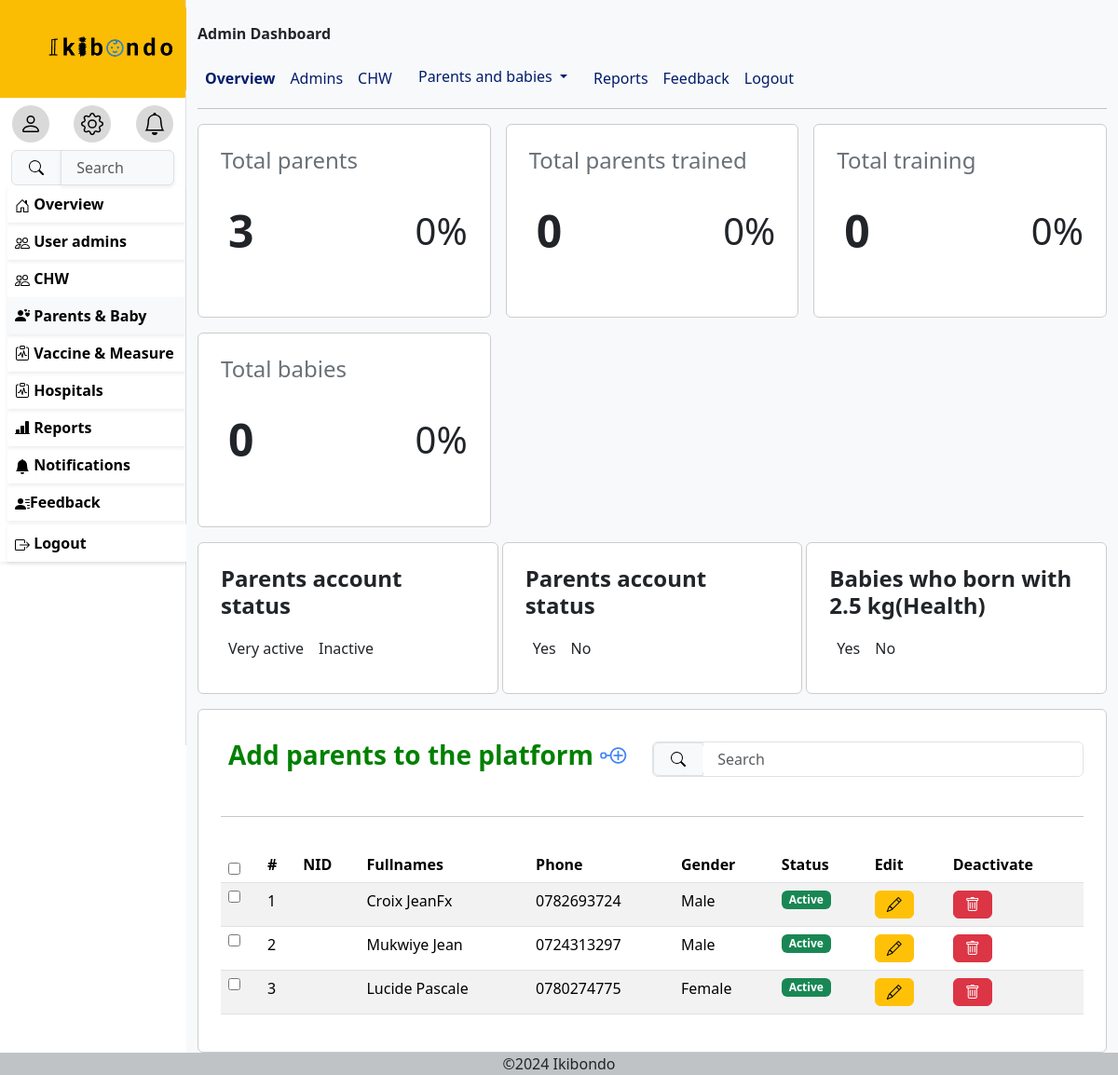
The page /parents (signed in) on the database as committed earlier.
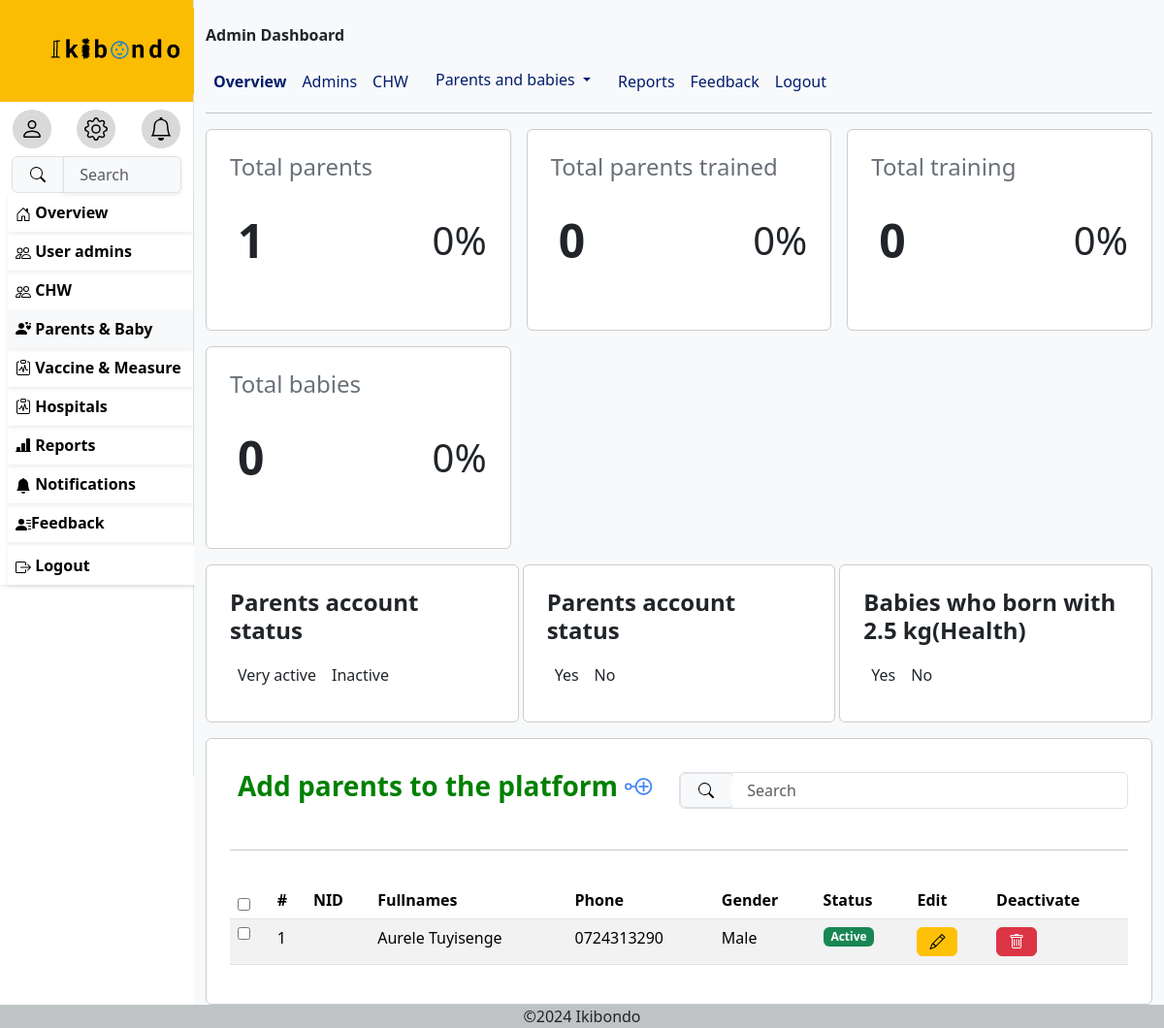
The same page on the database as committed later.
### ikibondoapp/models.py (models this page shows, shortened)
class Myuser(AbstractUser):
    ROLE_CHOICES = [
        ('Nurse', 'Nurse'),
        ('Superadmin', 'Superadmin'),
        ('Chw', 'Chw'),
        ('Parent', 'Parent'),
    ]
    GENDER_CHOICES = [
        ('Male', 'Male'),
        ('Female', 'Female'),
    ]
    username=None
    phone_number=models.CharField(max_length=10,validators=[
            RegexValidator(
                regex=r'^\d{10}$',
                message="Phone number must be 10 digits long.",
                code='invalid_phone_number'
            )
            ],
        unique=True)
    email=models.EmailField(unique=True,blank=True)
    role=models.CharField(choices=[('Nurse','Nurse'),('Superadmin','Superadmin'),('Chw','Chw'),('Parent','Parent')],max_length=50)
    gender= models.CharField(choices=[('Male','Male'),('Female','Female')],max_length=20)
    Age= models.PositiveIntegerField(null=True,validators=[
            RegexValidator(
                regex=r'^\d{2}$',
                message="age must be 2 digits long.",
                code='invalid_age_value'
            )
            ])
    need_password_change=models.BooleanField(default=True)
    USERNAME_FIELD='phone_number'
    REQUIRED_FIELDS=['email']
    object=CustomUserManager()

### ikibondoapp/views.py (the view)
# urls.py: path('parents',pandb_view,name='parents'),
@login_required
def pandb_view(request):
    parents=Myuser.objects.filter(role="Parent")
    return render(request,'parentsandbaby.html',{'parents':parents,'totalparent':returnsum(Parent)})

### ikibondoapp/views.py (called while the page is built)
def returnsum(modelname):
    s=0
    for i in modelname.objects.all():
        s=s+1
    return s

### TEMPLATES/parentsandbaby.html (shortened to what this page needs)
{% extends 'base.html' %}
{% block menu%}
<a href="{% url 'useradmin' %}" class="remove">
    <div class="p-2 ms-2 shadow-sm fw-bold hovs">
      Overview</div>
   </a>
   {%if user.role == 'Superadmin'%}
   <a href="{% url 'admins'%}" class="remove">
    <div class="p-2 ms-2 shadow-sm fw-bold hovs">
      User admins
     </div>
   </a>
   {%endif%}
   {% if user.role == 'Superadmin' or user.role == 'Nurse'%}
   <a href="{% url 'chw'%}" class="remove">
    <div class="p-2 ms-2 shadow-sm fw-bold  hovs">
      CHW
     </div>
   </a>
   {%endif%}
   <a href="{% url 'parents' %}" class="remove hovs">
    <div class="p-2  ms-2 shadow-sm fw-bold bg-light hovs">
      <i class="bi bi-person-hearts"></i>
       Parents & Baby</div>
   </a>
   <a href="{% url 'vaccine' %}" class="remove">
    <div class="p-2 ms-2 shadow-sm fw-bold hovs">
      <i class="bi bi-clipboard-pulse"></i>
       Vaccine & Measure</div>
   </a>
   {% if user.role == 'Superadmin' or user.role == 'Nurse'%}
   <a href="{% url 'hospitals' %}" class="remove">
    <div class="p-2 ms-2 shadow-sm fw-bold  hovs">
      <i class="bi bi-clipboard-pulse"></i>
       Hospitals</div>
   </a>
   <a href="{% url 'reports' %}" class="remove">
    <div class="p-2 ms-2 shadow-sm fw-bold hovs">
      <i class="bi bi-bar-chart-line-fill"></i>
      Reports</div>
   </a>
   {%endif%}
   <a href="{% url 'notification'%}" class="remove">
    <div class="p-2 ms-2 shadow-sm fw-bold  hovs">
      <svg xmlns="http://www.w3.org/2000/svg" width="16" height="16" fill="currentColor" class="bi bi-bell-fill" viewBox="0 0 16 16">
        <path d="M8 16a2 2 0 0 0 2-2H6a2 2 0 0 0 2 2m.995-14.901a1 1 0 1 0-1.99 0A5 5 0 0 0 3 6c0 1.098-.5 6-2 7h14c-1.5-1-2-5.902-2-7 0-2.42-1.72-4.44-4.005-4.901"/>
      </svg>
       Notifications</div>
   </a>
   {%if user.role == 'Superadmin' or user.role == 'Nurse'%}
   <a href="{% url 'adminfeedback'%}" class="remove">
    <div class="p-2 ms-2 shadow-sm fw-bold  hovs">
      Feedback
      </div>
   </a>
   {%endif%}
      <div>
      <form method="post" action="{% url 'logout' %}" class="container-fluid p-0 shadow-sm mt-1">
        <button type="submit" class="p-2 ms-2 shadow-sm fw-bold container-fluid border-0 bg-white text-start hovs">
           Logout</button>
        </form>
       </div>
{%endblock%}
{%block content%}
<div class="wrapper gx-2">
  <div class="box1">
    <h4 style="color:#697077">Total parents</h4>
    <div class="hstack p-0 m-0">
      <p class="p-2 display-5 fw-bold">{{totalparent}}</p>
      <p class="ms-auto display-6">0%</p>
    </div>
  </div>
  <div class="box1">
    <h4 style="color:#697077">Total parents trained</h4>
    <div class="hstack p-0 m-0">
      <p class="p-2 display-5 fw-bold">0</p>
      <p class="ms-auto display-6">0%</p>
    </div>
  </div>
  <div class="box1">
    <h4 style="color:#697077">Total training</h4>
    <div class="hstack p-0 m-0">
      <p class="p-2 display-5 fw-bold">0</p>
      <p class="ms-auto display-6">0%</p>
    </div>
  </div>
  <div class="box1">
    <h4 style="color:#697077">Total babies</h4>
    <div class="hstack p-0 m-0">
      <p class="p-2 display-5 fw-bold">0</p>
      <p class="ms-auto display-6">0%</p>
    </div>
  </div>
</div>
<div class="wrapper gx-2 gap-1">
  <div class="box1">
    <h4><b>Parents account status</b></h4>
    <div class="hstack">
      <div class="p-2">Very active</div>
      <div class="p-2">Inactive</div>
    </div>    <div id="chart"></div>
  </div>
  <div class="box1">
    <h4><b>Parents account status</b></h4>
    <div class="hstack">
      <div class="p-2">Yes</div>
      <div class="p-2">No</div>
    </div>    <div id="chart"></div>
  </div>
  <div class="box1">
    <h4><b>Babies who born with 2.5 kg(Health)</b></h4>
    <div class="hstack">
      <div class="p-2">Yes</div>
      <div class="p-2">No</div>
    </div>
  </div>
</div>
<div class="wrapper gx-2">
  <div class="box1">
    <div class="card-body">
      <div class="hstack">
       <a href="{% url 'addchw' %}" style="text-decoration: none;color: #000;">
         <h3 class="p-2" style="color:green;font-weight: bold;">Add parents to the platform <i class="bi bi-node-plus" style="color:#4285F4;"></i></h3>
       </a>
       <form class="form-control ms-auto p-0 w-50">
           <div class="input-group">
             <span class="input-group-text" id="basic-addon1"><button type="button" class="border-0 bg-light">
               <svg xmlns="http://www.w3.org/2000/svg" width="16" height="16" fill="currentColor" class="bi bi-search" viewBox="0 0 16 16">
               <path d="M11.742 10.344a6.5 6.5 0 1 0-1.397 1.398h-.001q.044.06.098.115l3.85 3.85a1 1 0 0 0 1.415-1.414l-3.85-3.85a1 1 0 0 0-.115-.1zM12 6.5a5.5 5.5 0 1 1-11 0 5.5 5.5 0 0 1 11 0"/>
               </svg>
               </button>
             </span>
             <input type="text" class="form-control rounded border-0" placeholder=" Search" aria-label="Username" aria-describedby="basic-addon1">
           </div>
         </form>
      </div>
    </div>
    <hr>
    <h3><b><center>Parent list</center></b></h3>
    <div class="table-responsiveness">
      <table class="table table-striped table-hover">
        <thead class="bg-light">
              <th scope="col">
              <input type="checkbox" id="selectAll"/></th>
              <th scope="col">#</th>
              <th scope="col">NID</th>
              <th scope="col">Fullnames</th>
              <th scope="col">Phone</th>
              <th scope="col">Gender</th>
              <th scope="col">Status</th>
              <th scope="col">Edit</th>
              <th scope="col">Deactivate</th>
        </thead>
      <tbody id="userTableBody">
        {% for users in parents %}
        <tr class="rowh" title="CLick on parent to get view on his/her babies" onclick="window.location='{% url 'babies' phone=users.phone_number %}'" style="cursor: pointer;">
          <td><input type="checkbox" class="userCheckbox" /></td>
          <td>
            {{ forloop.counter }}</td>
          <td>
            {{ users.nid }}</td>
          <td>
            {{ users.first_name }} {{ users.last_name }}
          </td>
          <td>
            {{ users.phone_number }}</td>
          <td>
            {{ users.gender }}</td>
          <td>
            {%if users.is_active %}
            <span class="badge bg-success">Active</span>
            {%else%}
            <span class="badge bg-danger">Inactive</span>
            {%endif%}
          </td>
          <td>
            <a href="{% url 'userdetail' phone=users.phone_number %}">
            <button
              class="btn btn-md btn-warning editButton"
              data-bs-toggle="modal"
              data-bs-target="#editUserModal"
            >
              <i class="bi bi-pencil"></i>
            </button>
          </a>
          </td>
          <td>
            <button class="btn btn-md btn-danger deleteButton">
              <i class="bi bi-trash"></i>
            </button>
          </td>
        </tr>
        {% empty %}
        <tr>
          <td colspan="10" class="text-center">No users found</td>
        </tr>
        {% endfor %}
      </tbody>
    </table>
    </div>
  </div>
</div>
{%endblock%}

### TEMPLATES/base.html (shortened to what this page needs)
{% load static %}
{% load crispy_forms_tags %}
<html lang="en">
<head>
    <link rel="stylesheet" href="{% static 'bootstrap-5.3.3-dist/css/bootstrap.min.css' %}">
    <link
        href="https://cdn.jsdelivr.net/npm/bootstrap-icons/font/bootstrap-icons.css"
        rel="stylesheet"
        />
    <link rel="stylesheet" href="{% static 'bootstrap-5.3.3-dist/css/bootstrap.css' %}">
</head>
<body class="overflow-x-hidden">
    <div class="container-fluid">
        <div class="row">
         <div class="col-lg-2 col-md-3 d-none d-md-block vh-100 p-0 m-0 bg-white border-end bg-boby-tertiary">
             <a class="navbar-brand p-0 m-0" href="{% url 'useradmin' %}">
              <div class="container-fluid d-flex align-items-center p-2" style="background-color: #fbbc04;">
                <div class="flex-shrink-0">
                    <img src="{% static 'img/ikibondo_logo-removebg-preview.png' %}"
                         id="backcolor"
                         alt="Logo"
                         class="img-fluid"
                         style="max-width: 100%; height: auto;">
                </div>
            </div>
              </a>
       <div class="my-2 d-flex ">
         <a class="m-auto remove" href="{% url 'userprofile' %}">
           <div class="icon-design m-auto">
       </div></a>
       <a class="m-auto remove" href="{% url 'setting' %}">
         <div class="icon-design m-auto">
       </div>
       </a>
       <a class="m-auto remove" href="{% url 'notification'%}">
         <div class="icon-design">
       </div>
       </a>
    </div>
      <form class="container-fluid">
        <div class="input-group">
          <span class="input-group-text" id="basic-addon1"><button type="button" class="border-0 bg-light">
            <svg xmlns="http://www.w3.org/2000/svg" width="16" height="16" fill="currentColor" class="bi bi-search" viewBox="0 0 16 16">
            <path d="M11.742 10.344a6.5 6.5 0 1 0-1.397 1.398h-.001q.044.06.098.115l3.85 3.85a1 1 0 0 0 1.415-1.414l-3.85-3.85a1 1 0 0 0-.115-.1zM12 6.5a5.5 5.5 0 1 1-11 0 5.5 5.5 0 0 1 11 0"/>
            </svg>
            </button>
          </span>
          <input type="text" class="form-control bg-light shadow-sm" placeholder=" Search" aria-label="Username" aria-describedby="basic-addon1">
        </div>
      </form>
      {% block menu %}
      {% endblock %}
      </div>
          <div class="col-lg-10 col-md-9 bg-light m-0">
             <div class="mt-4 d-lg-block d-md-none d-sm-none d-xs-none d-none">
                 {% if user.role == 'Superadmin' or user.role == 'Nurse' %}
                 <b>Admin Dashboard</b>
                 {%else%}
                 <b>Community health worker Dashboard</b>
                 {%endif%}
             </div>
             <div class="row">
              <nav class="navbar navbar-expand-lg bg-body-tertiary">
                <div class="container-fluid">
                <div class="collapse navbar-collapse" id="navbarNavAltMarkup">
                <div class="navbar-nav">
                  <a class="nav-link active pt-3 fw-bold" aria-current="page" href="{% url 'useradmin'%}" style="color: #001D6C;">Overview</a>
                  {%if user.role == 'Superadmin' or user.role == 'Nurse'%}
                  <div> <a class="nav-link pt-3" style="color: #001D6C;" href="{% url 'admins'%}">Admins</a></div>
                  <div> <a class="nav-link pt-3" style="color: #001D6C;" href="{% url 'chw'%}">CHW</a></div>
                  {%endif%}
                  <div class="dropdown nav-link">
                      <b class="btn btn-secondary dropdown-toggle border-0 bg-light  align-text-top" style="color: #001D6C;" data-bs-toggle="dropdown" aria-expanded="false">
                        Parents and babies
                      </b>
                    </div>
                  {%if user.role == 'Superadmin' or user.role == 'Nurse'%}
                  <div> <a class="nav-link pt-3" style="color: #001D6C;" href="{% url 'reports'%}">Reports</a></div>
                  <div> <a class="nav-link pt-3" style="color: #001D6C;" href="{% url 'adminfeedback'%}">Feedback</a></div>
                  {%endif%}
                  <div> <a class="nav-link pt-3" style="color: #001D6C;" href="{% url 'logout' %}">Logout</a></div>
                  </div>
                </div>
              </nav>
              </div>
                <hr class="w-100 p-0 mt-0">
                {%block content%}
                {%endblock%}
            </div>
        </div>
      </div>
      <footer style="background-color: #bfc3c6;" class="m-0 p-0">
        <p align="center" class="m-0 p-0">&copy;2024 Ikibondo</p>
      </footer>
</body>
</html>

### TEMPLATES/base.html (style rules this page uses)
*, *::before, *::after { box-sizing: border-box; }
* { margin: 0; }
body { font-family: system-ui; max-width: 100%; margin-inline: auto; }
#backcolor { background-color: #FBBC04; }
.icon-design { border-radius: 50%; padding: 8px; background-color: #D9D9D9; }
.remove { text-decoration: none; color: #000; font-weight: bolder; }
.wrapper { display: grid; grid-template-columns: repeat(auto-fit, minmax(250px, 1fr)); gap:1rem; margin-top: 1rem ; }
.box1 { background-color: #fff; border: 1px solid #ccc; border-radius: 6px; padding: 1.5rem; display: grid; grid-template-rows: subgrid; grid-row:span 3; }

Rows that differ between the two databases and show on the page:
removed Myuser: first_name "Croix", last_name "JeanFx", phone_number "0782693724", gender "Male", is_active "Active"
removed Myuser: first_name "Mukwiye", last_name "Jean", phone_number "0724313297", gender "Male", is_active "Active"
removed Myuser: first_name "Lucide", last_name "Pascale", phone_number "0780274775", gender "Female", is_active "Active"
added Myuser: first_name "Aurele", last_name "Tuyisenge", phone_number "0724313290", gender "Male", is_active "Active"
Other text that changed with them:
{{ totalparent }}: "3" → "1"
